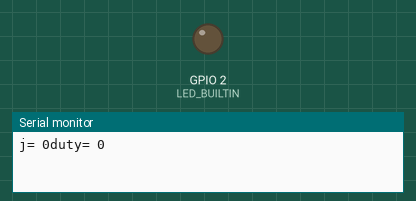
Recording of a sketch running on a simulated ESP32. On the bench: output pins drawn as LEDs (lit = HIGH), the last lines printed to the serial monitor.

Above: at 0.05 s.
At 1.05 s:
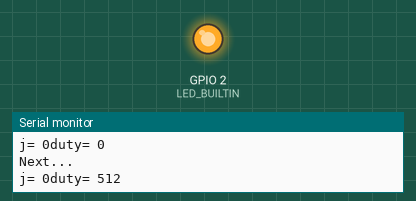
At 2.05 s:
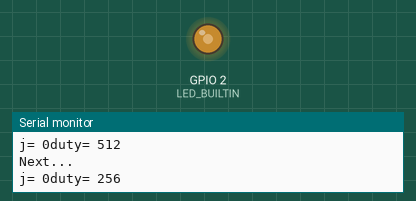
At 4.0 s:
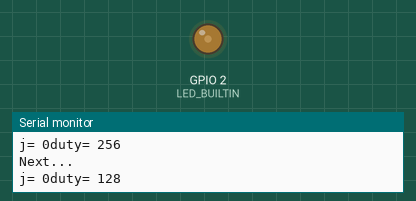
Timing chart, 0 to 14.3 s (numbered marks = the images above):
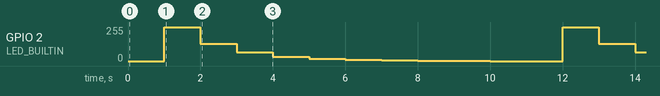

The sketch:

004-01_breathing_light_pwm_1_LED.ino
```cpp
/**********************************************************************
* Filename    : 004-01_breathing_light_pwm_1_LED
* Description : Make 1 LED light fade in and out
* using PWM (Pulse Width Modulation) a different way
* Auther      : Alternative Solutions
* Modification: 2026/02/06
**********************************************************************/

#define LED_BUILTIN  2    //define the led pin 1
#define PWM_CHN_1    7    //define PWM Channel 1
#define PWM_FRQ      1000 //define PWM Frequency
#define PWM_BIT      9    //define PWM Precision
#define DELAY_TIME   1000

//define LED pin Array
const byte ledPinArray[] = {LED_BUILTIN};
//define the PWM channels
const byte chnArray[] = {PWM_CHN_1};
//define the PWM duties
const int dutyArray[] = {
  0, 512, 256, 128, 64, 32, 16, 8, 4, 2, 0
};

int ledPinArraySize = 0;

// the setup function runs once when you press reset or power the board
void setup() {
  ledPinArraySize = sizeof(ledPinArray);
  // Attach the LEDs to PWM Channel.
  for (int i = 0; i < ledPinArraySize; i++) {
    ledcAttachChannel(ledPinArray[i], PWM_FRQ, PWM_BIT, chnArray[i]);
  }
  Serial.begin(112500);
}

// the loop function runs over and over again forever
void loop() {

  for (int i = 0; i < 11; i++) {        //flowing based on value
    for (int j = 0; j < ledPinArraySize; j++) {
      ledcWrite(ledPinArray[j], dutyArray[i + j]);
//      delay(2000);
      Serial.print("j= ");
      Serial.print(j);
      Serial.print("duty= ");
      Serial.print(dutyArray[i + j]);
      Serial.println();
    }
    delay(DELAY_TIME);
    Serial.println("Next...");
  }

}
```

Measured:
- by itself, GPIO 2 (LED_BUILTIN): repeats every 11.0 s: 128/255 1.0 s, 64/255 1.0 s, 32/255 1.0 s, 16/255 1.0 s, 8/255 1.0 s, 4/255 1.0 s, 2/255 1.0 s, 1/255 1.0 s, 0/255 2.0 s, 255/255 1.0 s
